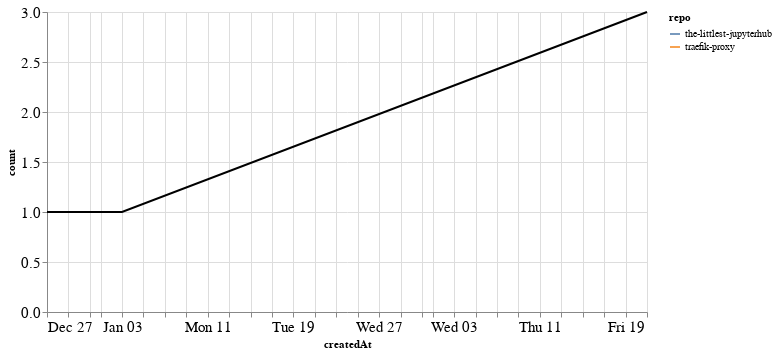

Here is the notebook cell this chart was saved with:
### Markdown cell above
### PRs

### Code cell
prs_time = prs.groupby('repo').resample('W', on='createdAt').count()['author'].reset_index()
prs_time = prs_time.rename(columns={'author': 'count'})
prs_time_total = prs_time.groupby('createdAt').agg({"count": "sum"}).reset_index()

ch1 = alt.Chart(prs_time, width=600).mark_line().encode(
    x='createdAt',
    y='count',
    color='repo',
    tooltip="repo"
)

ch2 = alt.Chart(prs_time_total, width=600).mark_line(color="black").encode(
    x='createdAt',
    y='count',
)

ch1 + ch2

### Figure 1 — Vega-Lite specification as saved in the notebook (floating-point values rounded to 4 significant figures)
{"config": {"axisLeft": {"labelFontSize": 15}, "axisBottom": {"labelFontSize": 15}}, "layer": [{"data": {"name": "data-b506327a41a45d56bc2089e57b06f3e0"}, "mark": "line", "encoding": {"color": {"type": "nominal", "field": "repo"}, "tooltip": {"type": "nominal", "field": "repo"}, "x": {"type": "temporal", "field": "createdAt"}, "y": {"type": "quantitative", "field": "count"}}, "width": 600}, {"data": {"name": "data-37516bb0d7eef3571e726e091053057f"}, "mark": {"type": "line", "color": "black"}, "encoding": {"x": {"type": "temporal", "field": "createdAt"}, "y": {"type": "quantitative", "field": "count"}}, "width": 600}], "$schema": "https://vega.github.io/schema/vega-lite/v4.8.1.json", "datasets": {"data-b506327a41a45d56bc2089e57b06f3e0": [{"repo": "the-littlest-jupyterhub", "createdAt": "2020-12-27T00:00:00", "count": 1}, {"repo": "the-littlest-jupyterhub", "createdAt": "2021-01-03T00:00:00", "count": 1}, {"repo": "traefik-proxy", "createdAt": "2021-02-21T00:00:00", "count": 3}], "data-37516bb0d7eef3571e726e091053057f": [{"createdAt": "2020-12-27T00:00:00", "count": 1}, {"createdAt": "2021-01-03T00:00:00", "count": 1}, {"createdAt": "2021-02-21T00:00:00", "count": 3}]}}
